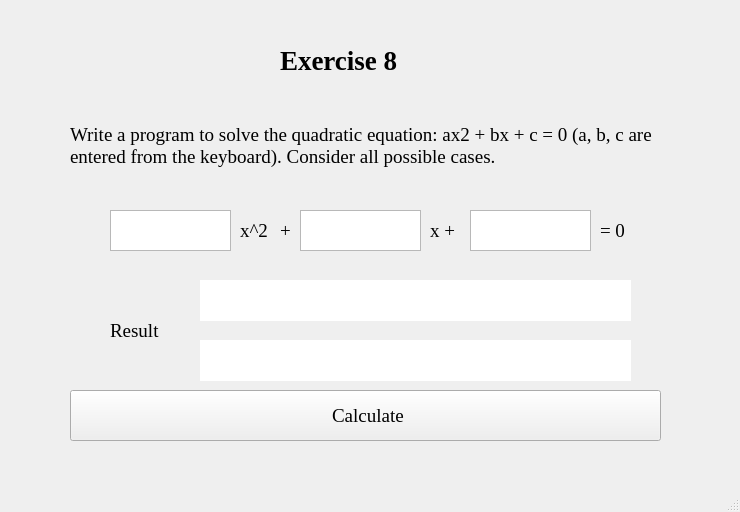
<?xml version="1.0" encoding="UTF-8"?>
<ui version="4.0">
 <class>MainWindow</class>
 <widget class="QMainWindow" name="MainWindow">
  <property name="geometry">
   <rect>
    <x>0</x>
    <y>0</y>
    <width>740</width>
    <height>512</height>
   </rect>
  </property>
  <property name="windowTitle">
   <string>MainWindow</string>
  </property>
  <widget class="QWidget" name="centralwidget">
   <widget class="QTextEdit" name="before_sorting_2">
    <property name="geometry">
     <rect>
      <x>300</x>
      <y>210</y>
      <width>121</width>
      <height>41</height>
     </rect>
    </property>
    <property name="font">
     <font>
      <family>Times New Roman</family>
      <pointsize>14</pointsize>
     </font>
    </property>
   </widget>
   <widget class="QLabel" name="label_4">
    <property name="geometry">
     <rect>
      <x>280</x>
      <y>210</y>
      <width>16</width>
      <height>41</height>
     </rect>
    </property>
    <property name="font">
     <font>
      <family>Times New Roman</family>
      <pointsize>14</pointsize>
     </font>
    </property>
    <property name="text">
     <string>+</string>
    </property>
    <property name="wordWrap">
     <bool>true</bool>
    </property>
   </widget>
   <widget class="QLabel" name="label_5">
    <property name="geometry">
     <rect>
      <x>110</x>
      <y>280</y>
      <width>71</width>
      <height>101</height>
     </rect>
    </property>
    <property name="font">
     <font>
      <family>Times New Roman</family>
      <pointsize>14</pointsize>
     </font>
    </property>
    <property name="text">
     <string>Result</string>
    </property>
    <property name="wordWrap">
     <bool>true</bool>
    </property>
   </widget>
   <widget class="QLabel" name="after_sorting">
    <property name="geometry">
     <rect>
      <x>200</x>
      <y>280</y>
      <width>431</width>
      <height>41</height>
     </rect>
    </property>
    <property name="font">
     <font>
      <family>Times New Roman</family>
      <pointsize>14</pointsize>
     </font>
    </property>
    <property name="styleSheet">
     <string notr="true">background-color: rgb(255, 255, 255);</string>
    </property>
    <property name="text">
     <string/>
    </property>
   </widget>
   <widget class="QLabel" name="label_6">
    <property name="geometry">
     <rect>
      <x>600</x>
      <y>210</y>
      <width>71</width>
      <height>41</height>
     </rect>
    </property>
    <property name="font">
     <font>
      <family>Times New Roman</family>
      <pointsize>14</pointsize>
     </font>
    </property>
    <property name="text">
     <string>= 0</string>
    </property>
    <property name="wordWrap">
     <bool>true</bool>
    </property>
   </widget>
   <widget class="QLabel" name="label_2">
    <property name="geometry">
     <rect>
      <x>70</x>
      <y>90</y>
      <width>591</width>
      <height>111</height>
     </rect>
    </property>
    <property name="font">
     <font>
      <family>Times New Roman</family>
      <pointsize>14</pointsize>
     </font>
    </property>
    <property name="text">
     <string>Write a program to solve the quadratic equation: ax2 + bx + c = 0 (a, b, c are entered from the keyboard). Consider all possible cases.</string>
    </property>
    <property name="wordWrap">
     <bool>true</bool>
    </property>
   </widget>
   <widget class="QPushButton" name="sortButton">
    <property name="geometry">
     <rect>
      <x>70</x>
      <y>390</y>
      <width>591</width>
      <height>51</height>
     </rect>
    </property>
    <property name="font">
     <font>
      <family>Times New Roman</family>
      <pointsize>14</pointsize>
     </font>
    </property>
    <property name="text">
     <string> Calculate</string>
    </property>
   </widget>
   <widget class="QLabel" name="label">
    <property name="geometry">
     <rect>
      <x>280</x>
      <y>20</y>
      <width>181</width>
      <height>81</height>
     </rect>
    </property>
    <property name="font">
     <font>
      <family>Times New Roman</family>
      <pointsize>20</pointsize>
      <weight>75</weight>
      <bold>true</bold>
     </font>
    </property>
    <property name="text">
     <string>Exercise 8</string>
    </property>
   </widget>
   <widget class="QTextEdit" name="before_sorting">
    <property name="geometry">
     <rect>
      <x>110</x>
      <y>210</y>
      <width>121</width>
      <height>41</height>
     </rect>
    </property>
    <property name="font">
     <font>
      <family>Times New Roman</family>
      <pointsize>14</pointsize>
     </font>
    </property>
   </widget>
   <widget class="QLabel" name="label_3">
    <property name="geometry">
     <rect>
      <x>240</x>
      <y>210</y>
      <width>41</width>
      <height>41</height>
     </rect>
    </property>
    <property name="font">
     <font>
      <family>Times New Roman</family>
      <pointsize>14</pointsize>
     </font>
    </property>
    <property name="text">
     <string>x^2</string>
    </property>
    <property name="wordWrap">
     <bool>true</bool>
    </property>
   </widget>
   <widget class="QLabel" name="label_7">
    <property name="geometry">
     <rect>
      <x>430</x>
      <y>210</y>
      <width>41</width>
      <height>41</height>
     </rect>
    </property>
    <property name="font">
     <font>
      <family>Times New Roman</family>
      <pointsize>14</pointsize>
     </font>
    </property>
    <property name="text">
     <string>x +</string>
    </property>
    <property name="wordWrap">
     <bool>true</bool>
    </property>
   </widget>
   <widget class="QTextEdit" name="before_sorting_3">
    <property name="geometry">
     <rect>
      <x>470</x>
      <y>210</y>
      <width>121</width>
      <height>41</height>
     </rect>
    </property>
    <property name="font">
     <font>
      <family>Times New Roman</family>
      <pointsize>14</pointsize>
     </font>
    </property>
   </widget>
   <widget class="QLabel" name="after_sorting_2">
    <property name="geometry">
     <rect>
      <x>200</x>
      <y>340</y>
      <width>431</width>
      <height>41</height>
     </rect>
    </property>
    <property name="font">
     <font>
      <family>Times New Roman</family>
      <pointsize>14</pointsize>
     </font>
    </property>
    <property name="styleSheet">
     <string notr="true">background-color: rgb(255, 255, 255);</string>
    </property>
    <property name="text">
     <string/>
    </property>
   </widget>
  </widget>
  <widget class="QMenuBar" name="menubar">
   <property name="geometry">
    <rect>
     <x>0</x>
     <y>0</y>
     <width>740</width>
     <height>26</height>
    </rect>
   </property>
  </widget>
  <widget class="QStatusBar" name="statusbar"/>
 </widget>
 <resources/>
 <connections/>
</ui>
